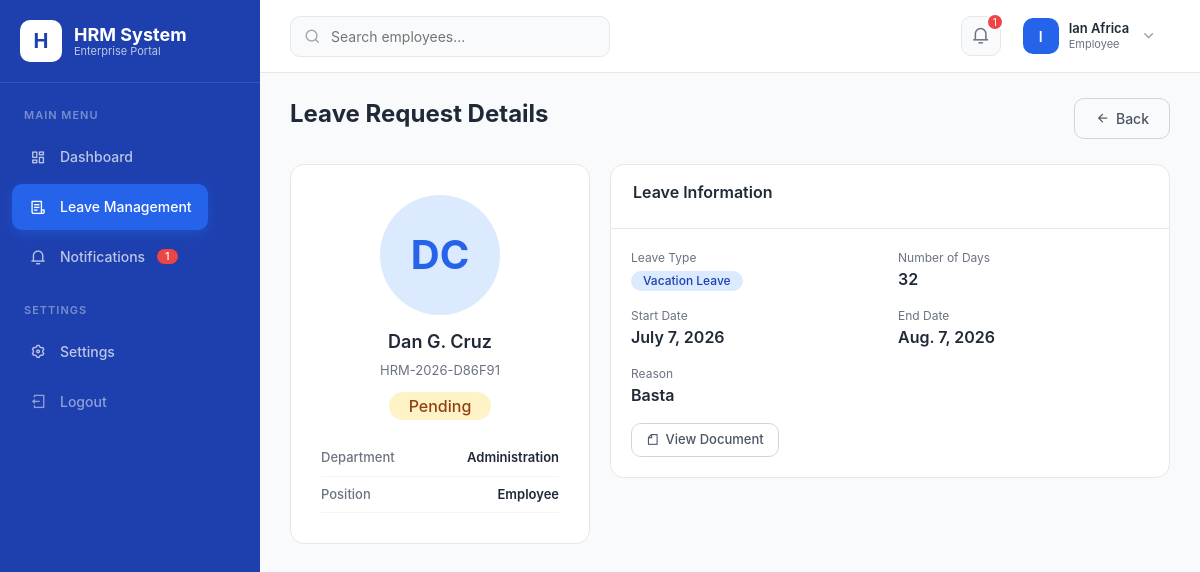
/leave/2/ (signed in), run on the app's committed database.
### core/models.py (models this page shows, shortened)
class LeaveRequest(models.Model):
    STATUS_CHOICES = [
        ('Pending', 'Pending'),
        ('Approved', 'Approved'),
        ('Rejected', 'Rejected'),
        ('Cancelled', 'Cancelled'),
    ]
    employee = models.ForeignKey(Employee, on_delete=models.CASCADE, related_name='leave_requests')
    leave_type = models.ForeignKey(LeaveType, on_delete=models.CASCADE, related_name='leave_requests')
    start_date = models.DateField()
    end_date = models.DateField()
    number_of_days = models.IntegerField()
    reason = models.TextField()
    supporting_document = models.FileField(upload_to='documents/leaves/', blank=True, null=True)
    status = models.CharField(max_length=20, choices=STATUS_CHOICES, default='Pending')
    approved_by = models.ForeignKey(Employee, on_delete=models.SET_NULL, null=True, blank=True, related_name='approved_leaves')
    approved_at = models.DateTimeField(null=True, blank=True)
    rejection_reason = models.TextField(blank=True, null=True)
    created_at = models.DateTimeField(auto_now_add=True)
    updated_at = models.DateTimeField(auto_now=True)
    class Meta:
        ordering = ['-created_at']

class Employee(models.Model):
    ROLE_CHOICES = [
        ('admin', 'Admin'),
        ('hr_staff', 'HR Staff'),
        ('manager', 'Manager'),
        ('employee', 'Employee'),
    ]
    CIVIL_STATUS_CHOICES = [
        ('Single', 'Single'),
        ('Married', 'Married'),
        ('Divorced', 'Divorced'),
        ('Widowed', 'Widowed'),
    ]
    GENDER_CHOICES = [
        ('Male', 'Male'),
        ('Female', 'Female'),
        ('Other', 'Other'),
    ]
    EMPLOYMENT_TYPE_CHOICES = [
        ('Regular', 'Regular'),
        ('Probationary', 'Probationary'),
        ('Contractual', 'Contractual'),
        ('Part-Time', 'Part-Time'),
        ('Intern', 'Intern'),
    ]
    EMPLOYMENT_STATUS_CHOICES = [
        ('Active', 'Active'),
        ('Inactive', 'Inactive'),
        ('Resigned', 'Resigned'),
        ('Terminated', 'Terminated'),
        ('Suspended', 'Suspended'),
    ]
    user = models.OneToOneField(User, on_delete=models.CASCADE, related_name='employee')
    employee_id = models.CharField(max_length=20, unique=True, editable=False)
    first_name = models.CharField(max_length=50)
    middle_name = models.CharField(max_length=50, blank=True, null=True)
    last_name = models.CharField(max_length=50)
    gender = models.CharField(max_length=10, choices=GENDER_CHOICES)
    birth_date = models.DateField()
    civil_status = models.CharField(max_length=20, choices=CIVIL_STATUS_CHOICES)
    contact_number = models.CharField(max_length=20)
    email_address = models.EmailField()
    address = models.TextField()
    profile_photo = models.ImageField(upload_to='profiles/', blank=True, null=True)
    department = models.ForeignKey(Department, on_delete=models.SET_NULL, null=True, related_name='employees')
    position = models.CharField(max_length=100, blank=True, null=True)
    employment_type = models.CharField(max_length=20, choices=EMPLOYMENT_TYPE_CHOICES, default='Regular')
    date_hired = models.DateField()
    employment_status = models.CharField(max_length=20, choices=EMPLOYMENT_STATUS_CHOICES, default='Active')
    immediate_supervisor = models.CharField(max_length=100, blank=True, null=True)
    role = models.CharField(max_length=20, choices=ROLE_CHOICES, default='employee')
    created_at = models.DateTimeField(auto_now_add=True)
    updated_at = models.DateTimeField(auto_now=True)
    class Meta:
        ordering = ['last_name', 'first_name']
    @property
    def full_name(self):
        if self.middle_name:
            return f"{self.first_name} {self.middle_name} {self.last_name}"
        return f"{self.first_name} {self.last_name}"

class Department(models.Model):
    name = models.CharField(max_length=100, unique=True)
    code = models.CharField(max_length=10, unique=True)
    description = models.TextField(blank=True, null=True)
    created_at = models.DateTimeField(auto_now_add=True)
    updated_at = models.DateTimeField(auto_now=True)
    class Meta:
        ordering = ['name']

class LeaveType(models.Model):
    name = models.CharField(max_length=50, unique=True)
    code = models.CharField(max_length=10, unique=True)
    description = models.TextField(blank=True, null=True)
    max_days_per_year = models.IntegerField(default=15)
    is_paid = models.BooleanField(default=True)
    is_active = models.BooleanField(default=True)
    created_at = models.DateTimeField(auto_now_add=True)
    class Meta:
        ordering = ['name']

### core/views/leave_views.py (the view)
# urls.py: path('leave/<int:pk>/', leave_views.leave_detail, name='leave_detail'),
@login_required
def leave_detail(request, pk):
    leave = get_object_or_404(
        LeaveRequest.objects.select_related('employee', 'leave_type', 'approved_by'),
        pk=pk
    )
    return render(request, 'leave/detail.html', {'leave': leave})

### core/context_processors.py (called while the page is built, shortened)
def notification_count(request):
    if request.user.is_authenticated:
        unread_count = Notification.objects.filter(
            recipient=request.user, is_read=False
        ).count()
        recent_notifications = Notification.objects.filter(
            recipient=request.user
        )[:5]
        user_role = get_user_role(request.user)
        return {
            'unread_notifications': unread_count,
            'recent_notifications': recent_notifications,
            'user_role': user_role,
            'user_role_display': ROLE_DISPLAY.get(user_role, 'Employee'),
        }

### templates/leave/detail.html (shortened to what this page needs)
{% extends 'base.html' %}
{% load static %}
{% block content %}
<div class="page-header">
    <div class="page-title">
        <h2>Leave Request Details</h2>
    </div>
    <a href="{% url 'leave_list' %}" class="btn btn-outline"><i class="ri-arrow-left-line"></i> Back</a>
</div>
<div class="detail-grid">
    <div>
        <div class="profile-card fade-in">
            <div class="profile-img">{{ leave.employee.first_name|first|upper }}{{ leave.employee.last_name|first|upper }}</div>
            <h4>{{ leave.employee.full_name }}</h4>
            <div class="emp-id">{{ leave.employee.employee_id }}</div>
            <div style="margin-top:8px;">
                <span class="badge badge-{% if leave.status == 'Approved' %}success{% elif leave.status == 'Rejected' %}danger{% elif leave.status == 'Pending' %}warning{% else %}secondary{% endif %}" style="font-size:16px;padding:6px 20px;">
                    {{ leave.status }}
                </span>
            </div>
            <div class="info-list">
                <div class="info-item"><span class="label">Department</span><span class="value">{{ leave.employee.department.name|default:"--" }}</span></div>
                <div class="info-item"><span class="label">Position</span><span class="value">{{ leave.employee.position|default:"--" }}</span></div>
            </div>
        </div>
    </div>
    <div>
        <div class="table-card fade-in">
            <div class="table-header"><h5>Leave Information</h5></div>
            <div style="padding:20px;display:grid;grid-template-columns:1fr 1fr;gap:16px;">
                <div><div style="font-size:12px;color:var(--gray-500);">Leave Type</div><div style="font-weight:600;"><span class="badge badge-info">{{ leave.leave_type.name }}</span></div></div>
                <div><div style="font-size:12px;color:var(--gray-500);">Number of Days</div><div style="font-weight:600;">{{ leave.number_of_days }}</div></div>
                <div><div style="font-size:12px;color:var(--gray-500);">Start Date</div><div style="font-weight:600;">{{ leave.start_date }}</div></div>
                <div><div style="font-size:12px;color:var(--gray-500);">End Date</div><div style="font-weight:600;">{{ leave.end_date }}</div></div>
                <div style="grid-column:span 2;"><div style="font-size:12px;color:var(--gray-500);">Reason</div><div style="font-weight:600;">{{ leave.reason }}</div></div>
                {% if leave.supporting_document %}
                <div style="grid-column:span 2;">
                    <a href="{{ leave.supporting_document.url }}" class="btn btn-sm btn-outline" target="_blank">
                        <i class="ri-file-line"></i> View Document
                    </a>
                </div>
                {% endif %}
            </div>
        </div>
    </div>
</div>
{% endblock %}

### templates/navbar.html (shortened to what this page needs)
{% load static %}
<nav class="top-navbar">
    <div class="navbar-left">
        <div class="search-box">
            <i class="ri-search-line"></i>
            <form method="GET" action="{% url 'employee_list' %}" style="display:inline;">
                <input type="text" name="search" placeholder="Search employees..." value="{{ search_query|default:'' }}">
            </form>
        </div>
    </div>
    <div class="navbar-right">
        <div class="position-relative">
            <button class="nav-icon" id="notificationBtn">
                <i class="ri-notification-3-line"></i>
                {% if unread_notifications > 0 %}
                <span class="notification-dot">{{ unread_notifications }}</span>
                {% endif %}
            </button>
        </div>
        <div class="position-relative">
            <div class="user-dropdown" id="userDropdownBtn">
                <div class="user-avatar">
                    {% with name=user.get_full_name|default:user.username %}
                    {{ name|make_list|first|upper }}
                    {% endwith %}
                </div>
                <div class="user-info">
                    <div class="name">{{ user.get_full_name|default:user.username }}</div>
                    <div class="role">{{ user_role_display|default:"Employee" }}</div>
                </div>
                <i class="ri-arrow-down-s-line" style="color:var(--gray-400);font-size:18px;"></i>
            </div>
        </div>
    </div>
</nav>

### data on the page
LeaveRequest: employee.first_name|first "D", employee.last_name|first "C", employee.full_name "Dan G. Cruz", employee.employee_id "HRM-2026-D86F91", status "Pending", employee.department.name "Administration", employee.position "Employee", leave_type.name "Vacation Leave", number_of_days "32", start_date "July 7, 2026", end_date "Aug. 7, 2026", reason "Basta"

### other printed values
{{ unread_notifications }} "1"
{{ name|make_list|first|upper }} "I"
{{ user.get_full_name|default:user.username }} "Ian Africa"
{{ user_role_display|default:"Employee" }} "Employee"
